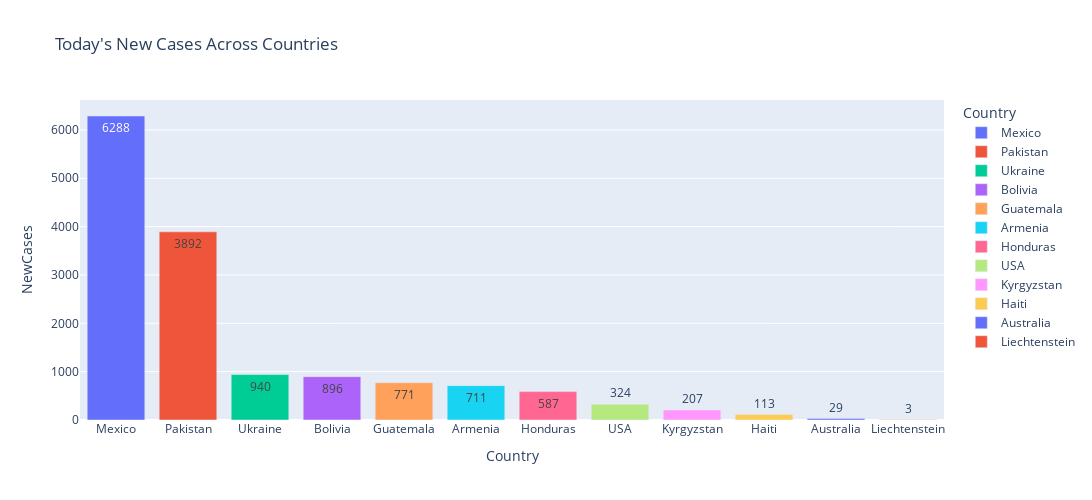

Source (notebook cell):
### Code cell
df_newcases = df.copy()
df_newcases["NewCases"] = pd.to_numeric(df_newcases["NewCases"])
df_newcases["NewDeaths"] = pd.to_numeric(df_newcases["NewDeaths"])
df_newcases=df_newcases.sort_values(by = ["NewCases"], ascending = False)
df_newcases = df_newcases[(df_newcases['NewCases']>0) & (df_newcases['NewDeaths']>0)]

fig = px.bar(df_newcases, x='Country', y ='NewCases', color='Country',text='NewCases', height=500, width=1500, 
             title ="Today's New Cases Across Countries")
fig.show()

### Figure 1 — Plotly figure (JSON) as saved in the notebook; plotly's stock layout.template omitted (floating-point values rounded to 4 significant figures)
{"data": [{"alignmentgroup": "True", "hovertemplate": "Country=%{x}<br>NewCases=%{text}<extra></extra>", "legendgroup": "Mexico", "marker": {"color": "#636efa"}, "name": "Mexico", "offsetgroup": "Mexico", "orientation": "v", "showlegend": true, "text": [6288], "textposition": "auto", "type": "bar", "x": ["Mexico"], "xaxis": "x", "y": [6288], "yaxis": "y"}, {"alignmentgroup": "True", "hovertemplate": "Country=%{x}<br>NewCases=%{text}<extra></extra>", "legendgroup": "Pakistan", "marker": {"color": "#EF553B"}, "name": "Pakistan", "offsetgroup": "Pakistan", "orientation": "v", "showlegend": true, "text": [3892], "textposition": "auto", "type": "bar", "x": ["Pakistan"], "xaxis": "x", "y": [3892], "yaxis": "y"}, {"alignmentgroup": "True", "hovertemplate": "Country=%{x}<br>NewCases=%{text}<extra></extra>", "legendgroup": "Ukraine", "marker": {"color": "#00cc96"}, "name": "Ukraine", "offsetgroup": "Ukraine", "orientation": "v", "showlegend": true, "text": [940], "textposition": "auto", "type": "bar", "x": ["Ukraine"], "xaxis": "x", "y": [940], "yaxis": "y"}, {"alignmentgroup": "True", "hovertemplate": "Country=%{x}<br>NewCases=%{text}<extra></extra>", "legendgroup": "Bolivia", "marker": {"color": "#ab63fa"}, "name": "Bolivia", "offsetgroup": "Bolivia", "orientation": "v", "showlegend": true, "text": [896], "textposition": "auto", "type": "bar", "x": ["Bolivia"], "xaxis": "x", "y": [896], "yaxis": "y"}, {"alignmentgroup": "True", "hovertemplate": "Country=%{x}<br>NewCases=%{text}<extra></extra>", "legendgroup": "Guatemala", "marker": {"color": "#FFA15A"}, "name": "Guatemala", "offsetgroup": "Guatemala", "orientation": "v", "showlegend": true, "text": [771], "textposition": "auto", "type": "bar", "x": ["Guatemala"], "xaxis": "x", "y": [771], "yaxis": "y"}, {"alignmentgroup": "True", "hovertemplate": "Country=%{x}<br>NewCases=%{text}<extra></extra>", "legendgroup": "Armenia", "marker": {"color": "#19d3f3"}, "name": "Armenia", "offsetgroup": "Armenia", "orientation": "v", "showlegend": true, "text": [711], "textposition": "auto", "type": "bar", "x": ["Armenia"], "xaxis": "x", "y": [711], "yaxis": "y"}, {"alignmentgroup": "True", "hovertemplate": "Country=%{x}<br>NewCases=%{text}<extra></extra>", "legendgroup": "Honduras", "marker": {"color": "#FF6692"}, "name": "Honduras", "offsetgroup": "Honduras", "orientation": "v", "showlegend": true, "text": [587], "textposition": "auto", "type": "bar", "x": ["Honduras"], "xaxis": "x", "y": [587], "yaxis": "y"}, {"alignmentgroup": "True", "hovertemplate": "Country=%{x}<br>NewCases=%{text}<extra></extra>", "legendgroup": "USA", "marker": {"color": "#B6E880"}, "name": "USA", "offsetgroup": "USA", "orientation": "v", "showlegend": true, "text": [324], "textposition": "auto", "type": "bar", "x": ["USA"], "xaxis": "x", "y": [324], "yaxis": "y"}, {"alignmentgroup": "True", "hovertemplate": "Country=%{x}<br>NewCases=%{text}<extra></extra>", "legendgroup": "Kyrgyzstan", "marker": {"color": "#FF97FF"}, "name": "Kyrgyzstan", "offsetgroup": "Kyrgyzstan", "orientation": "v", "showlegend": true, "text": [207], "textposition": "auto", "type": "bar", "x": ["Kyrgyzstan"], "xaxis": "x", "y": [207], "yaxis": "y"}, {"alignmentgroup": "True", "hovertemplate": "Country=%{x}<br>NewCases=%{text}<extra></extra>", "legendgroup": "Haiti", "marker": {"color": "#FECB52"}, "name": "Haiti", "offsetgroup": "Haiti", "orientation": "v", "showlegend": true, "text": [113], "textposition": "auto", "type": "bar", "x": ["Haiti"], "xaxis": "x", "y": [113], "yaxis": "y"}, {"alignmentgroup": "True", "hovertemplate": "Country=%{x}<br>NewCases=%{text}<extra></extra>", "legendgroup": "Australia", "marker": {"color": "#636efa"}, "name": "Australia", "offsetgroup": "Australia", "orientation": "v", "showlegend": true, "text": [29], "textposition": "auto", "type": "bar", "x": ["Australia"], "xaxis": "x", "y": [29], "yaxis": "y"}, {"alignmentgroup": "True", "hovertemplate": "Country=%{x}<br>NewCases=%{text}<extra></extra>", "legendgroup": "Liechtenstein", "marker": {"color": "#EF553B"}, "name": "Liechtenstein", "offsetgroup": "Liechtenstein", "orientation": "v", "showlegend": true, "text": [3], "textposition": "auto", "type": "bar", "x": ["Liechtenstein"], "xaxis": "x", "y": [3], "yaxis": "y"}], "layout": {"barmode": "relative", "height": 500, "legend": {"title": {"text": "Country"}, "tracegroupgap": 0}, "title": {"text": "Today's New Cases Across Countries"}, "width": 1500, "xaxis": {"anchor": "y", "categoryarray": ["Mexico", "Pakistan", "Ukraine", "Bolivia", "Guatemala", "Armenia", "Honduras", "USA", "Kyrgyzstan", "Haiti", "Australia", "Liechtenstein"], "categoryorder": "array", "domain": [0, 1], "title": {"text": "Country"}}, "yaxis": {"anchor": "x", "domain": [0, 1], "title": {"text": "NewCases"}}}}
